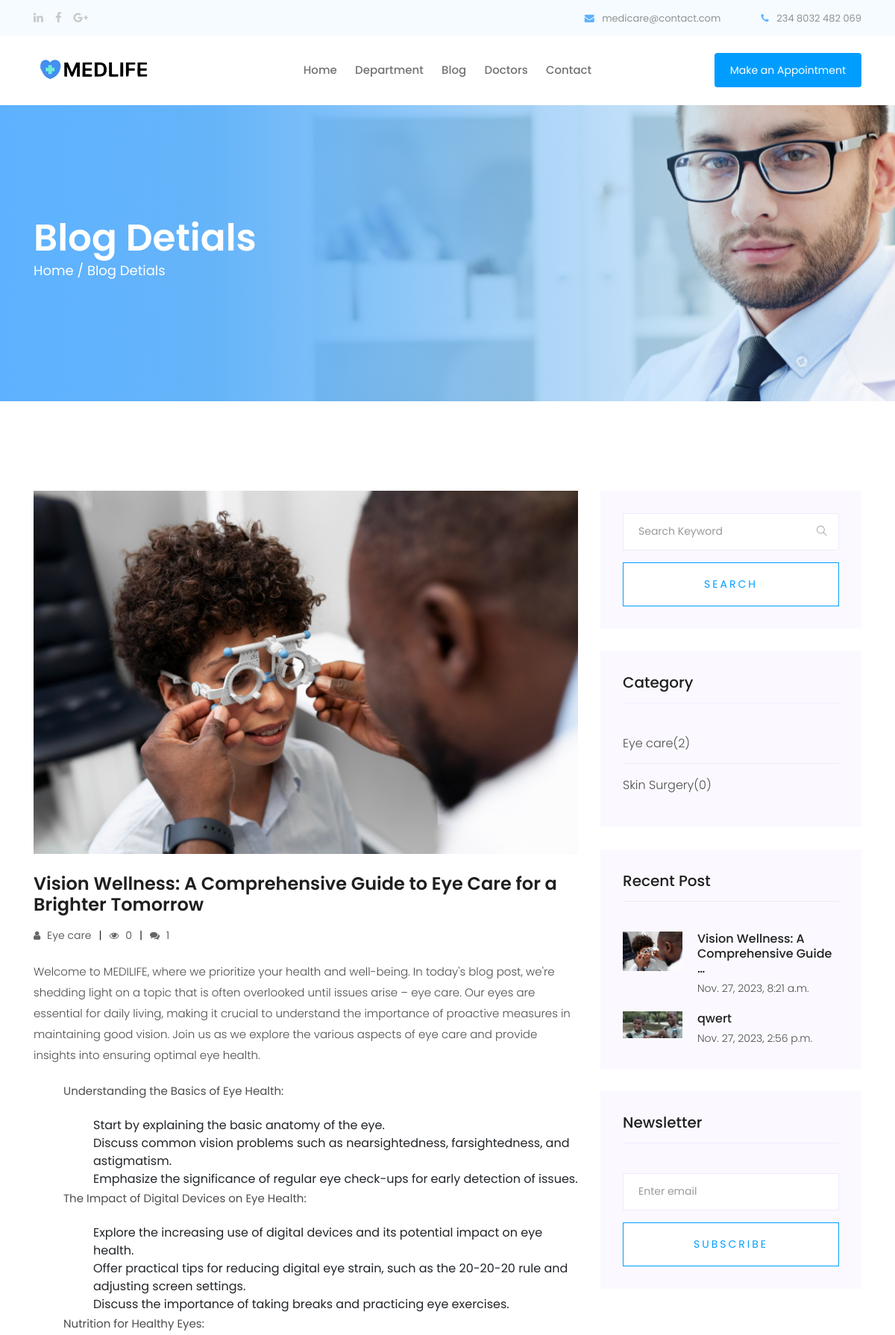
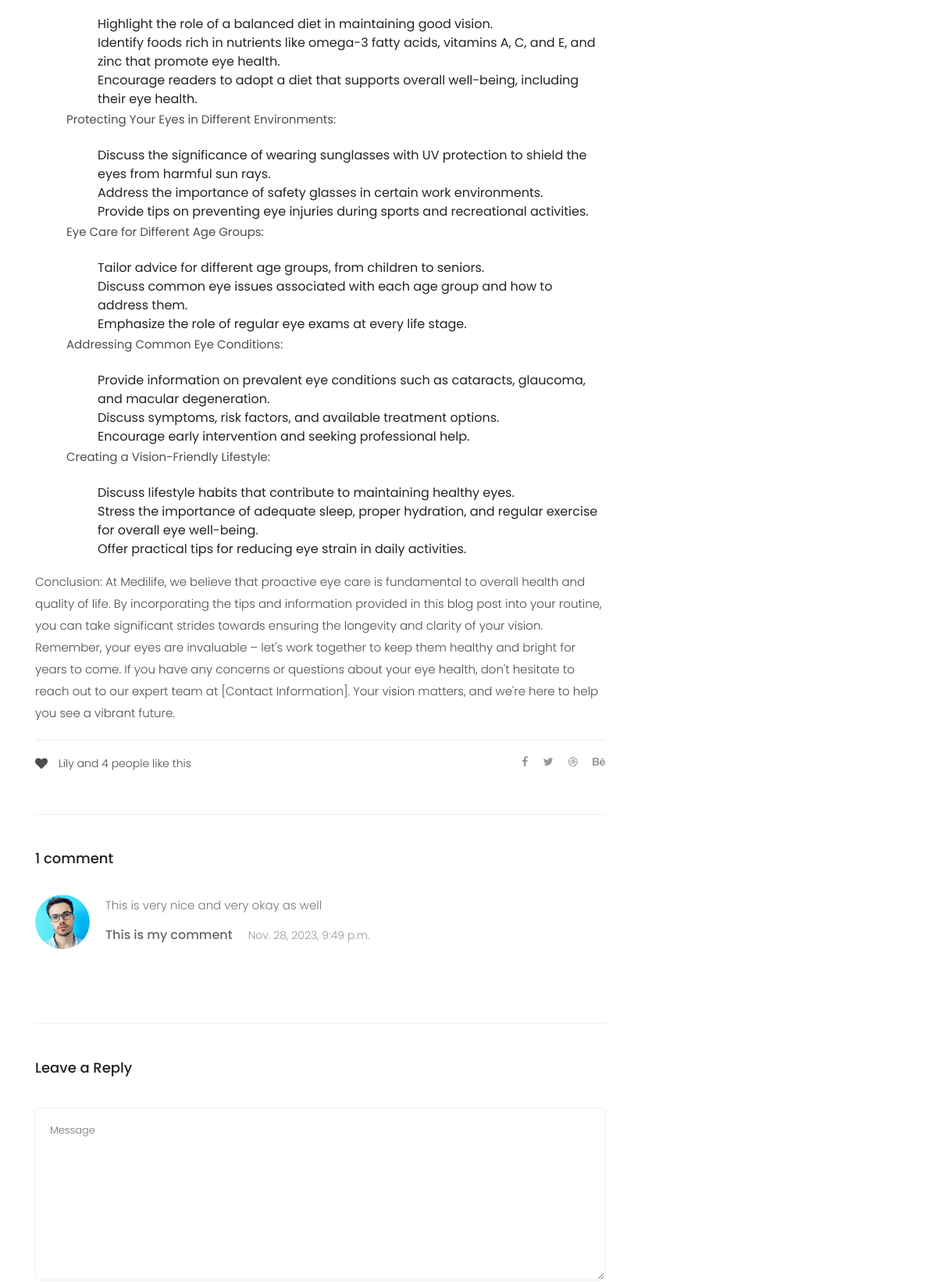
Page /post/vision-wellness (upper part) on the committed database (2 pictures, top to bottom).
### app/models.py (models this page shows, shortened)
class Post(models.Model):
    image = models.ImageField(upload_to='blog')
    title = models.CharField(max_length=255)
    created_on = models.DateTimeField(auto_now_add=True)
    updated_on = models.DateTimeField(auto_now= True)
    views = models.PositiveIntegerField(default=0)
    author = models.ForeignKey(User, on_delete= models.CASCADE,related_name='blog_post')
    category = models.ForeignKey(Category, null=True, blank=True, on_delete=models.CASCADE)
    slug = models.SlugField(max_length=300, unique=True)
    content = RichTextField()

class Category(models.Model):
    name = models.CharField(max_length=255)
    description = models.CharField(max_length=255)
    def __str__(self):
        return self.name

class Comment(models.Model):
    post = models.ForeignKey(Post,on_delete=models.CASCADE,related_name='comments')
    name = models.CharField(max_length=80)
    email = models.EmailField()
    body = models.TextField()
    created_on = models.DateTimeField(auto_now_add=True)
    active = models.BooleanField(default=True, blank=True, null=True)
    class Meta:
        ordering = ['created_on']

### app/views.py (the view)
# urls.py: path('post/<slug:slug>', views.single_blog, name =  'single_blog'),
def single_blog(request, slug):
    posts = Post.objects.all()[:4]
    category = Category.objects.all()
    department = Department.objects.all()
    post = get_object_or_404(Post, slug=slug)
    comments = post.comments.filter(active=True)
    user_comment = None
    if request.method == 'POST':
        appointment = AppointmentForm(request.POST)
        comment = CommentForm(data=request.POST)
        if appointment.is_valid():
            appointment.save()
            print("Form is valid. Data saved successfully.")
            return redirect('blog')  # Redirect to the specified page after form submission
        else:
            print("Form errors:", appointment.errors)
        if comment.is_valid():
            user_comment = comment.save(commit=False)
            user_comment.post = post
            user_comment.save()
            print('Nice one')
            messages.success(request,'Comment added succesffully')
            return HttpResponseRedirect('' + post.slug)
    else:
        appointment = AppointmentForm()
        comment = CommentForm()
    context = {
        'appointment': appointment,
        'single_post' : post,
        'posts' : posts,
        'category': category,
        'comment':comment,
        'comments':comments,
        'user_comment':user_comment,
        'departments': department,
    }
    return render(request, 'single-blog.html', context)

### app/forms.py
class AppointmentForm(forms.ModelForm):
    patient_name = forms.CharField(label='Full Name',widget=forms.TextInput(attrs={'placeholder': 'Enter full name', 'required': True})
    )
    patient_email = forms.EmailField(label='Email',widget=forms.TextInput(attrs={'placeholder': 'Enter your email', 'type': 'email'})
    )
    appointment_date = forms.DateField(widget=forms.TextInput(attrs={'placeholder': 'Enter your appointment date', 'type': 'date'})
    )
    appointment_time = forms.TimeField(widget=forms.TextInput(attrs={'placeholder': 'Enter your appointment time', 'type': 'time'})
    )
    doctor = forms.ModelChoiceField(queryset=Doctor.objects.all(),empty_label=None,widget=forms.Select(attrs={'required': True}))
    number = forms.CharField(max_length=15,widget=forms.TextInput(attrs={'placeholder': 'Enter your phone number', 'type': 'number'}), required=True)
    department = forms.ModelChoiceField(queryset=Department.objects.all(),empty_label=None, widget=forms.Select(attrs={'required': True})
    )
    class Meta:
        model = Appointment
        fields = ('patient_name', 'appointment_date', 'appointment_time', 'doctor', 'number', 'patient_email', 'department')

class CommentForm(forms.ModelForm):
    name = forms.CharField(label = 'name', widget= forms.TextInput(attrs={'placeholder':'Enter full name', 'class': 'form-control'}))
    email = forms.EmailField(label = 'email', widget= forms.TextInput(attrs={'placeholder':'Enter your mail', 'class': 'form-control'}))
    body = forms.CharField(label = 'content', widget= forms.Textarea(attrs={'placeholder':'Message', 'class': 'form-control'}))
    class Meta:
        model =Comment
        fields = ('name', 'email', 'body')

### app/templates/single-blog.html (shortened to what this page needs)
{% extends 'base.html' %}
{% load static %}
{% block content %}
  <div class="bradcam_area breadcam_bg bradcam_overlay">
      <div class="container">
          <div class="row">
              <div class="col-xl-12">
                  <div class="bradcam_text">
                      <h3>Blog detials</h3>
                      <p><a href="index.html">Home /</a> Blog detials</p>
                  </div>
              </div>
          </div>
      </div>
  </div>
   <section class="blog_area single-post-area section-padding">
      <div class="container">
         <div class="row">
            <div class="col-lg-8 posts-list">
               <div class="single-post">
                  <div class="feature-img">
                     <img class="img-fluid" src="{{ single_post.image.url }}" alt="">
                  </div>
                  <div class="blog_details">
                     <h2>{{ single_post.title }}</h2>
                     <ul class="blog-info-link mt-3 mb-4">
                        <li><a href="#"><i class="fa fa-user"></i> {{ single_post.category }}</a></li>
                        <li><a href="#"><i class="fa fa-eye"></i> {{ single_post.views }}</a></li>
                        <li><a href="#"><i class="fa fa-comments"></i> {{ comments.count }}</a></li>
                     </ul>
                     <p class="excert single-blog-style">{{ single_post.content|safe }}</p>
                  </div>
               </div>
               <div class="navigation-top">
                  <div class="d-sm-flex justify-content-between text-center">
                     <p class="like-info"><span class="align-middle"><i class="fa fa-heart"></i></span> Lily and 4
                        people like this</p>
                     <div class="col-sm-4 text-center my-2 my-sm-0">
                     </div>
                     <ul class="social-icons">
                        <li><a href="#"><i class="fa fa-facebook-f"></i></a></li>
                        <li><a href="#"><i class="fa fa-twitter"></i></a></li>
                        <li><a href="#"><i class="fa fa-dribbble"></i></a></li>
                        <li><a href="#"><i class="fa fa-behance"></i></a></li>
                     </ul>
                  </div>
               </div>
               <div class="comments-area" id="commentsContainer">
                  {% with comments.count as total_comments %}
                     <h4>{{ total_comments }} comment{{ total_comments|pluralize }}</h4>
                  {% endwith %}
                  {% for comment in comments %}
                     <div class="comment-list" id="comments">
                        <div class="single-comment justify-content-between d-flex">
                           <div class="user justify-content-between d-flex">
                              <div class="thumb">
                                 <img src="{% static 'img/comment/comment_1.png' %}" alt="">
                              </div>
                              <div class="desc">
                                 <p class="comment">{{ comment.body }}</p>
                                 <div class="d-flex justify-content-between">
                                    <div class="d-flex align-items-center">
                                       <h5>
                                          <a href="#">{{ comment.name }}</a>
                                       </h5>
                                       <p class="date">{{ comment.created_on }}</p>
                                    </div>
                                 </div>
                              </div>
                           </div>
                        </div>
                     </div>
                  {% empty %}
                     <p>There are no comments for this post.</p>
                  {% endfor %}
               </div>
               <div class="comment-form">
                  <h4>Leave a Reply</h4>
                  <form class="form-contact comment_form" method="post" id="commentForm">
                     <div class="row">
                        <div class="col-12">
                           <div class="form-group">
                              {{ comment.body }}
                           </div>
                        </div>
                     </div>
                  </form>
               </div>
            </div>
            <div class="col-lg-4">
               <div class="blog_right_sidebar">
                  <aside class="single_sidebar_widget search_widget">
                     <form action="#">
                        <div class="form-group">
                           <div class="input-group mb-3">
                              <input type="text" class="form-control" placeholder='Search Keyword'
                                 onfocus="this.placeholder = ''" onblur="this.placeholder = 'Search Keyword'">
                              <div class="input-group-append">
                                 <button class="btn" type="button"><i class="ti-search"></i></button>
                              </div>
                           </div>
                        </div>
                        <button class="button rounded-0 primary-bg text-white w-100 btn_1 boxed-btn"
                           type="submit">Search</button>
                     </form>
                  </aside>
                  <aside class="single_sidebar_widget post_category_widget">
                     <h4 class="widget_title">Category</h4>
                     <ul class="list cat-list">
                        {% if category %}
                           {% for category in category %}
                              <li>
                                 <a href="#" class="d-flex">
                                    <p>{{ category.name }}</p>
                                    <p>({{ category.post_set.count }})</p>
                                 </a>
                              </li>
                           {% endfor %}
                        {% endif %}
                     </ul>
                  </aside>
                  <aside class="single_sidebar_widget popular_post_widget">
                     <h3 class="widget_title">Recent Post</h3>
                     {% if posts %}
                        {% for post in posts %}
                           <div class="media post_item">
                              <img src="{{ post.image.url }}" alt="post" width="80">
                              <div class="media-body">
                                 <a href="single-blog.html">
                                    <h3>{{ post.title|truncatewords:5 }}</h3>                                 </a>
                                 <p>{{ post.created_on }}</p>
                              </div>
                           </div>
                        {% endfor %}
                     {% endif %}
                  </aside>
                  <aside class="single_sidebar_widget newsletter_widget">
                     <h4 class="widget_title">Newsletter</h4>
                     <form action="#">
                        <div class="form-group">
                           <input type="email" class="form-control" onfocus="this.placeholder = ''"
                              onblur="this.placeholder = 'Enter email'" placeholder='Enter email' required>
                        </div>
                        <button class="button rounded-0 primary-bg text-white w-100 btn_1 boxed-btn"
                           type="submit">Subscribe</button>
                     </form>
                  </aside>
               </div>
            </div>
         </div>
      </div>
   </section>
   {% endblock %}

### rows in the picture
Post: image (picture), title "Vision Wellness: A Comprehensive Guide to Eye Care for a Brighter Tomorrow", category "Eye care", views "0", content "Welcome to MEDILIFE, where we prioritize your health and well-being. In today's blog post, we're shedding light on a topic that is often overlooked until issues arise – eye care. Our eyes are essential for daily living, making it crucial to understand the importance of proactive measures in maintaining good vision. Join us as we explore the various aspects of eye care and provide insights into ensuring optimal eye health. Understanding the Basics of Eye Health: Start by explaining the basic anatomy of the eye. Discuss common vision problems such as nearsightedness, farsightedness, and astigmatism. Emphasize the significance of regular eye check-ups for early detection of issues. The Impact…", title "Vision Wellness: A Comprehensive Guide …", created_on "Nov. 27, 2023, 8:21 a.m."
Comment: body "This is very nice and very okay as well", name "This is my comment", created_on "Nov. 28, 2023, 9:49 p.m."
Category: name "Eye care", post_set.count "2"
Category: name "Skin Surgery", post_set.count "0"
Post: image (picture), title "qwert", created_on "Nov. 27, 2023, 2:56 p.m."

### other values in the picture
{{ comments.count }} "1"
{{ total_comments }} "1"
